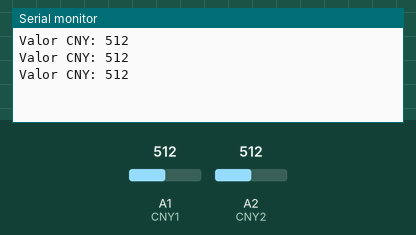
Simulated run of this sketch. Board: Arduino Uno, built with avr-gcc and run on an emulated ATmega328P. Parts: the last lines printed to the serial monitor. The inputs (shaded band) are chosen by the test bench; at power-on: A1 (CNY1) = 512, A2 (CNY2) = 512.

Above: at 4.8 s.
4.9 s: A1 (CNY1) set to 716
At 9.4 s:
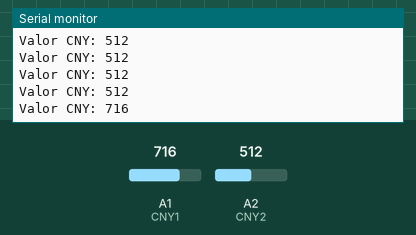
9.9 s: A2 (CNY2) set to 306
At 10.9 s:
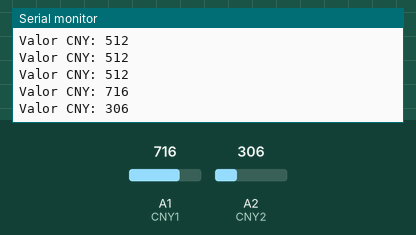
14.9 s: A1 (CNY1) set to 900
At 16.7 s:
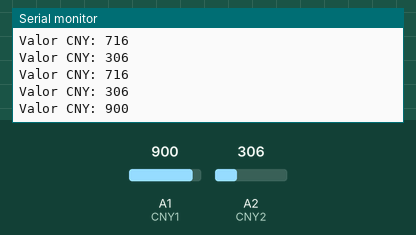
19.9 s: A2 (CNY2) set to 122
At 21.0 s:
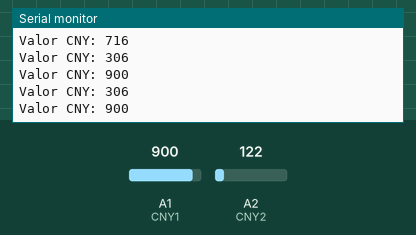
Timing chart, 0 to 22.9 s (numbered marks = the images above; inputs shaded):
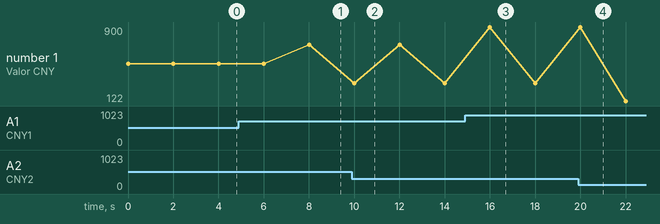

The sketch:

pruebaCNY.ino
```cpp
#define CNY1 A1
#define CNY2 A2


int valorCNY1 = 0, valorCNY2 = 0;


//menor de 200 --> blanco
//mayor de 200 --> negro

void setup(){
    Serial.begin(9600);
}

void loop(){
    valorCNY1 =analogRead(CNY1);
    Serial.print("Valor CNY: ");
    Serial.println(valorCNY1);
    delay(2000);

    valorCNY2 =analogRead(CNY2);
    Serial.print("Valor CNY: ");
    Serial.println(valorCNY2);
    delay(2000);
}
```

Measured:
- after the input at 4.9 s, the serial monitor: prints a new line after 3.1 s (image 1)
- after the input at 9.9 s, the serial monitor: prints a new line after 0.10 s (image 2)
- after the input at 14.9 s, the serial monitor: prints a new line after 1.1 s (image 3)
- plotted number 1: 512 → 716 after the input at 4.9 s, 716 → 306 after the input at 9.9 s
